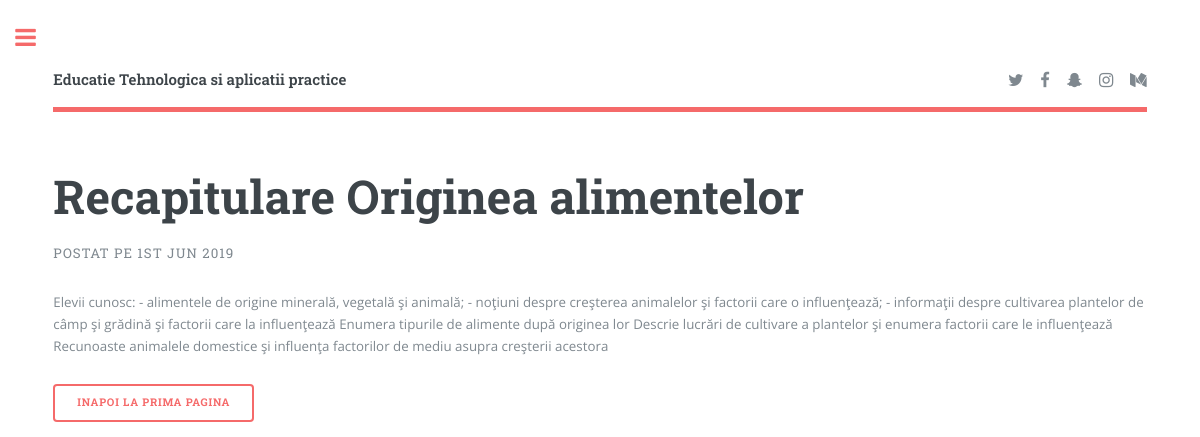
/viewpost2.php?id=4, run on the app's committed database.
### tables this page shows
CREATE TABLE `clasav` (
  `id` int(11) unsigned NOT NULL AUTO_INCREMENT,
  `titlu` varchar(255) DEFAULT NULL,
  `descr` text,
  `data_postare` datetime DEFAULT NULL,
  PRIMARY KEY (`id`)
);

### viewpost2.php (the view, shortened to what this page needs)
<?php require('include/config.php');
$stmt = $conn->prepare('SELECT id, titlu, descr, data_postare FROM clasav WHERE id = :id');
$stmt->execute(array(':id' => $_GET['id']));
$row = $stmt->fetch();
?>
<!DOCTYPE HTML>
<html>
	<head>
        <link href="https://stackpath.bootstrapcdn.com/font-awesome/4.7.0/css/font-awesome.min.css" rel="stylesheet">
		<link rel="stylesheet" href="css/main.css" />
	</head>
	<body class="is-preload">
			<div id="wrapper">
					<div id="main">
						<div class="inner">
							<?php include("include/header.php");?>
								<section>
									<?php
										echo '<div class="content">';
										    echo '<header>';
												echo '<h1>'.$row['titlu'].'</h1>';
												echo '<p>Postat pe '.date('jS M Y', strtotime($row['data_postare'])).'</p>';
											echo '</header>';
											echo '<p>'.$row['descr'].'</p>';
											echo '<ul class="actions">';
												echo '<li><a href="index.php" class="button big">Inapoi la prima pagina</a><li>';
											echo '</ul>';
										echo '</div>';
									?>
								</section>
						</div>
					</div>
			</div>
	</body>
</html>

### css/main.css (style rules this page uses)
html, body, div, span, applet, object, iframe, h1, h2, h3, h4, h5, h6, p, blockquote, pre, a, abbr, acronym, address, big, cite, code, del, dfn, em, img, ins, kbd, q, s, samp, small, strike, strong, sub, sup, tt, var, b, u, i, center, dl, dt, dd, ol, ul, li, fieldset, form, label, legend, table, caption, tbody, tfoot, thead, tr, th, td, article, aside, canvas, details, embed, figure, figcaption, footer, header, hgroup, menu, nav, output, ruby, section, summary, time, mark, audio, video { margin: 0; padding: 0; border: 0; font-size: 100%; font: inherit; vertical-align: baseline; }
article, aside, details, figcaption, figure, footer, header, hgroup, menu, nav, section { display: block; }
body { line-height: 1; }
ol, ul { list-style: none; }
body { -webkit-text-size-adjust: none; }
body { -ms-overflow-style: scrollbar; }
html { box-sizing: border-box; }
*, *:before, *:after { box-sizing: inherit; }
body { background: #ffffff; }
body, input, select, textarea { color: #7f888f; font-family: "Open Sans", sans-serif; font-size: 13pt; font-weight: 400; line-height: 1.65; }
@media screen and (max-width: 1680px) { body, input, select, textarea { font-size: 11pt; } }
@media screen and (max-width: 1280px) { body, input, select, textarea { font-size: 10pt; } }
a { -moz-transition: color 0.2s ease-in-out, border-bottom-color 0.2s ease-in-out; -webkit-transition: color 0.2s ease-in-out, border-bottom-color 0.2s ease-in-out; -ms-transition: color 0.2s ease-in-out, border-bottom-color 0.2s ease-in-out; transition: color 0.2s ease-in-out, border-bottom-color 0.2s ease-in-out; border-bottom: dotted 1px; color: #f56a6a; text-decoration: none; }
p { margin: 0 0 2em 0; }
h1, h2, h3, h4, h5, h6 { color: #3d4449; font-family: "Roboto Slab", serif; font-weight: 700; line-height: 1.5; margin: 0 0 1em 0; }
h1 { font-size: 4em; margin: 0 0 0.5em 0; line-height: 1.3; }
@media screen and (max-width: 1680px) { h1 { font-size: 3.5em; } }
header p { font-family: "Roboto Slab", serif; font-size: 1em; font-weight: 400; letter-spacing: 0.075em; margin-top: -0.5em; text-transform: uppercase; }
ul { list-style: disc; margin: 0 0 2em 0; padding-left: 1em; }
ul li { padding-left: 0.5em; }
ul.actions { display: -moz-flex; display: -webkit-flex; display: -ms-flex; display: flex; cursor: default; list-style: none; margin-left: -1em; padding-left: 0; }
ul.actions li { padding: 0 0 0 1em; vertical-align: middle; }
input[type="submit"], input[type="reset"], input[type="button"], button, .button { -moz-appearance: none; -webkit-appearance: none; -ms-appearance: none; appearance: none; -moz-transition: background-color 0.2s ease-in-out, color 0.2s ease-in-out; -webkit-transition: background-color 0.2s ease-in-out, color 0.2s ease-in-out; -ms-transition: background-color 0.2s ease-in-out, color 0.2s ease-in-out; transition: background-color 0.2s ease-in-out, color 0.2s ease-in-out; background-color: transparent; border-radius: 0.375em; border: 0; box-shadow: inset 0 0 0 2px #f56a6a; color: #f56a6a !important; cursor: pointer; display: inline-block; font-family: "Roboto Slab", serif; font-size: 0.8em; font-weight: 700; height: 3.5em; letter-spacing: 0.075em; line-height: 3.5em; padding: 0 2.25em; text-align: center; text-decoration: none; text-transform: uppercase; white-space: nowrap; }
#wrapper { display: -moz-flex; display: -webkit-flex; display: -ms-flex; display: flex; -moz-flex-direction: row-reverse; -webkit-flex-direction: row-reverse; -ms-flex-direction: row-reverse; flex-direction: row-reverse; min-height: 100vh; }
#main { -moz-flex-grow: 1; -webkit-flex-grow: 1; -ms-flex-grow: 1; flex-grow: 1; -moz-flex-shrink: 1; -webkit-flex-shrink: 1; -ms-flex-shrink: 1; flex-shrink: 1; width: 100%; }
#main > .inner { padding: 0 6em 0.1em 6em ; margin: 0 auto; max-width: 110em; }
#main > .inner > section { padding: 6em 0 4em 0 ; border-top: solid 2px rgba(210, 215, 217, 0.75); }
#main > .inner > section:first-of-type { border-top: 0 !important; }
@media screen and (max-width: 1680px) { #main > .inner { padding: 0 5em 0.1em 5em ; } }
@media screen and (max-width: 1680px) { #main > .inner > section { padding: 5em 0 3em 0 ; } }
@media screen and (max-width: 1280px) { #main > .inner { padding: 0 4em 0.1em 4em ; } }
@media screen and (max-width: 1280px) { #main > .inner > section { padding: 4em 0 2em 0 ; } }

### data on the page
clasav: titlu "Recapitulare Originea alimentelor", data_postare "1ST JUN 2019", descr "Elevii cunosc: - alimentele de origine minerală, vegetală şi animală; - noţiuni despre creşterea animalelor şi factorii care o influenţează; - informaţii despre cultivarea plantelor de câmp şi grădină şi factorii care la influenţează Enumera tipurile de alimente după originea lor Descrie lucrări de cultivare a plantelor şi enumera factorii care le influenţează Recunoaste animalele domestice şi influenţa factorilor de mediu asupra creşterii acestora"
